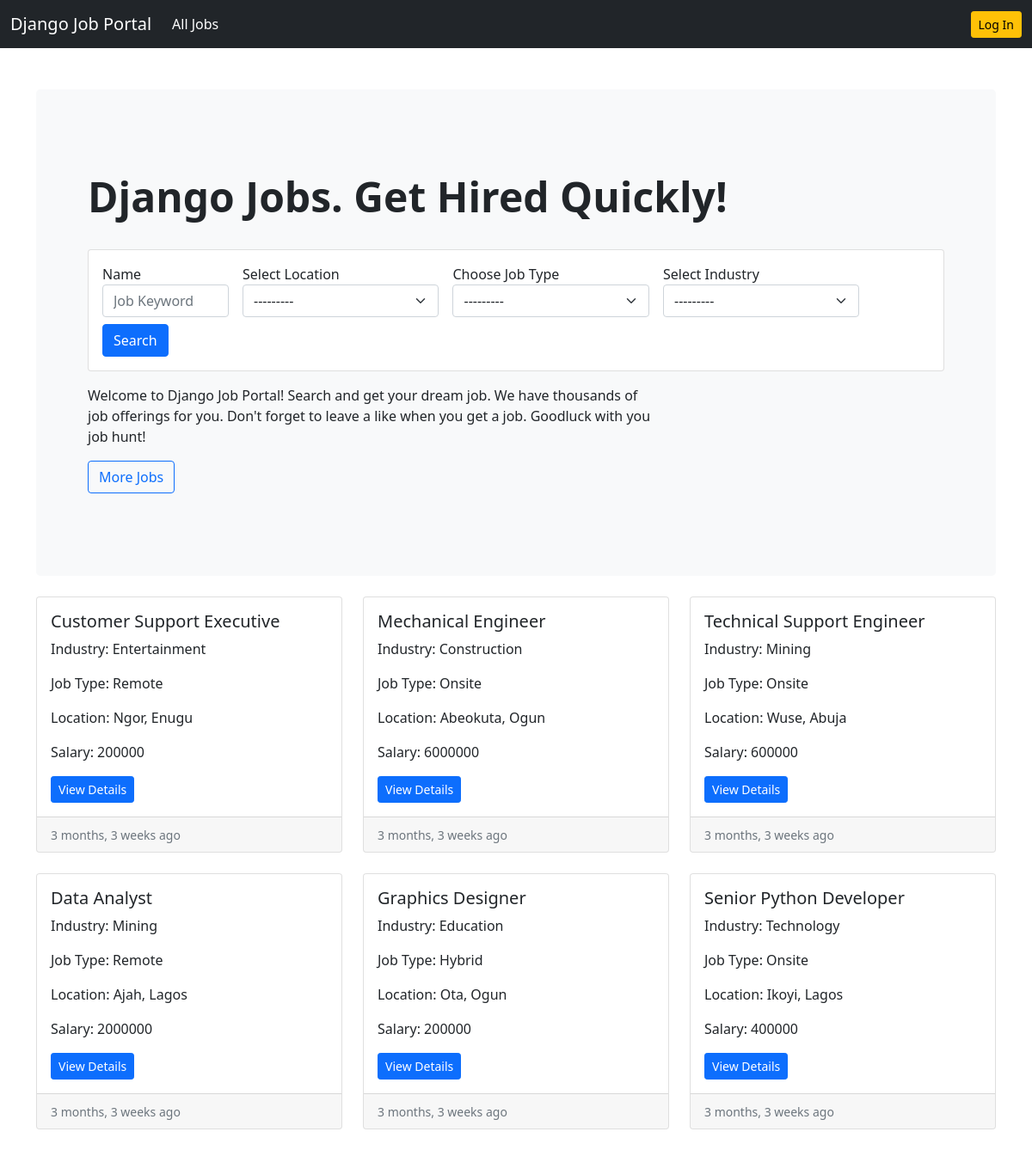
The page / on the database its author committed.
### job/models.py (models this page shows, shortened)
class Job(models.Model):
    job_type_choices = (
        ('Remote', 'Remote'),
        ('Onsite', 'Onsite'),
        ('Hybrid', 'Hybrid')
    )
    user = models.ForeignKey(User, on_delete=models.CASCADE)
    company = models.ForeignKey(Company, on_delete=models.CASCADE)
    title = models.CharField(max_length=100)
    city = models.CharField(max_length=100)
    salary = models.PositiveIntegerField(default=35000)
    requirements = models.TextField()
    ideal_candidate = models.TextField()
    is_available = models.BooleanField(default=True)
    timestamp = models.DateTimeField(auto_now_add=True)
    industry = models.ForeignKey(Industry, on_delete=models.DO_NOTHING, null=True, blank=True)
    state = models.ForeignKey(State, on_delete=models.DO_NOTHING, null=True, blank=True)
    job_type = models.CharField(max_length=20, choices=job_type_choices, null=True, blank=True)

class Industry(models.Model):
    name = models.CharField(max_length=100)
    def __str__(self):
        return self. name

class State(models.Model):
    name = models.CharField(max_length=100)
    def __str__(self):
        return self.name

### website/views.py (the view)
# urls.py: 2. Add a URL to urlpatterns:  path('', views.home, name='home')
def home(request):
    filter = Jobfilter(request.GET, queryset=Job.objects.filter(is_available=True).order_by('-timestamp'))
    context = {'filter':filter}
    return render(request, 'website/home.html', context)

### templates/website/home.html
{% extends 'base.html' %}
{% load humanize %}
{% load widget_tweaks %}
{% block content %}
<section>
    <div class="p-5 mb-4 bg-light rounded-3">
        <div class="container-fluid py-5">
            <h2 class="display-5 fw-bold">Django Jobs. Get Hired Quickly!</h2> <br>
            <div class="card">
                <div class="card-body">
                    <form class="row gy-2 gx-3 align-items-center" method="GET">
                        <div class="col-sm-2">
                            <label  for="autoSizingInput">Name</label>
                            {% render_field filter.form.title class="form-control" id="autoSizingInput" placeholder="Job Keyword" %}
                        </div>
                        <div class="col-sm-3">
                            <label  for="autoSizingSelect">Select Location</label>
                            {% render_field filter.form.state class="form-select" %}
                        </div>
                        <div class="col-sm-3">
                            <label  for="autoSizingSelect">Choose Job Type</label>
                            {% render_field filter.form.job_type class="form-select" %}
                        </div>
                        <div class="col-sm-3">
                            <label  for="autoSizingSelect">Select Industry</label>
                            {% render_field filter.form.industry class="form-select" %}
                        </div>
                        <div class="col-auto">
                            <button type="submit" class="btn btn-primary">Search</button>
                        </div>
                    </form>
                </div>
            </div>
            <p class="col-md-8 fs-6 mt-3">
                Welcome to Django Job Portal! Search and get your dream job. We have thousands of job
                offerings for you. Don't forget to leave a like when you get a job. Goodluck with you job
                hunt!
            </p>
            <a href="{% url 'job-listing' %}" class="btn btn-outline-primary" type="button">More Jobs</a>
        </div>
    </div>
</section>
<div class="row row-cols-1 row-cols-md-3 g-4">
    {% for job in filter.qs %}
    <div class="col">
        <div class="card h-100">
            <div class="card-body">
                <h5 class="card-title">{{job.title}}</h5>
                <p class="card-text">Industry: {{job.industry}}</p>
                <p class="card-text">Job Type: {{job.job_type}}</p>
                <p class="card-text">Location: {{job.city}}, {{job.state}}</p>
                <p class="card-text">Salary: {{job.salary}}</p>
                <a class="btn btn-primary btn-sm" href="{% url 'job-details' job.pk %}">View Details</a>
            </div>
            <div class="card-footer">
                <small class="text-muted">{{job.timestamp|naturaltime}}</small>
            </div>
        </div>
    </div>
    {% endfor %}
</div> <br>
{% endblock content %}

### rows shown on the page
Job: title "Customer Support Executive", industry "Entertainment", job_type "Remote", city "Ngor", state "Enugu", salary "200000", timestamp "3 months, 3 weeks ago"
Job: title "Mechanical Engineer", industry "Construction", job_type "Onsite", city "Abeokuta", state "Ogun", salary "6000000", timestamp "3 months, 3 weeks ago"
Job: title "Technical Support Engineer", industry "Mining", job_type "Onsite", city "Wuse", state "Abuja", salary "600000", timestamp "3 months, 3 weeks ago"
Job: title "Data Analyst", industry "Mining", job_type "Remote", city "Ajah", state "Lagos", salary "2000000", timestamp "3 months, 3 weeks ago"
Job: title "Graphics Designer", industry "Education", job_type "Hybrid", city "Ota", state "Ogun", salary "200000", timestamp "3 months, 3 weeks ago"
Job: title "Senior Python Developer", industry "Technology", job_type "Onsite", city "Ikoyi", state "Lagos", salary "400000", timestamp "3 months, 3 weeks ago"
